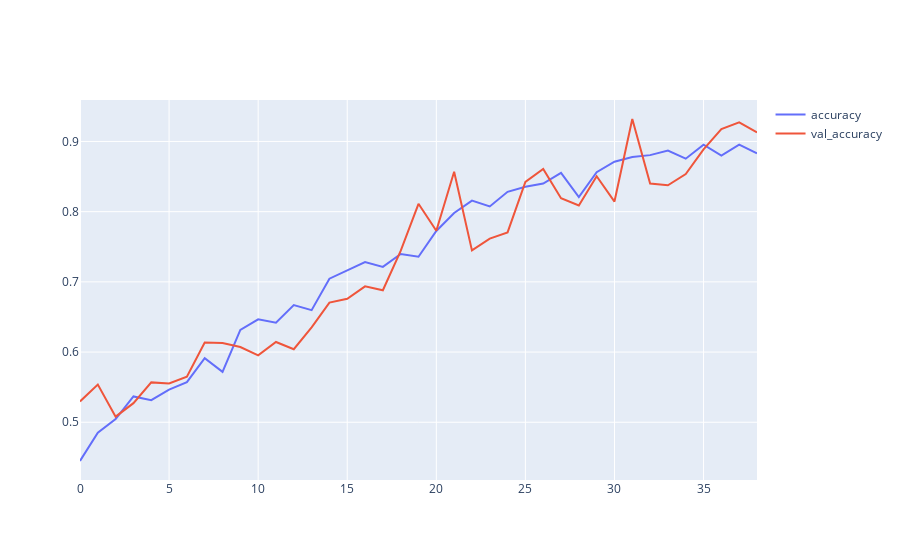
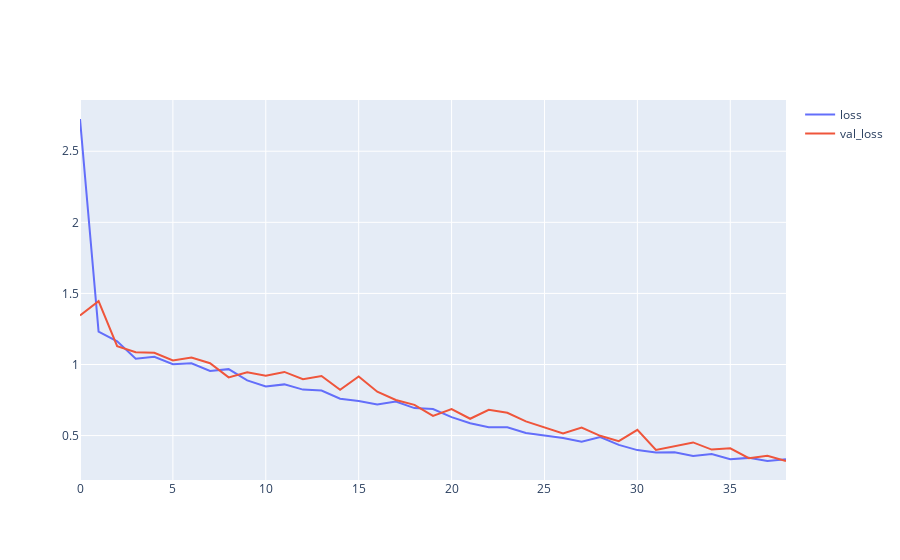

Notebook cell for these charts, in order:
### Code cell
def draw_history(history):
    fig1 = go.Figure()
    fig1.add_trace(go.Scatter(x=history.epoch, y=history.history['accuracy'], name="accuracy"))
    fig1.add_trace(go.Scatter(x=history.epoch, y=history.history['val_accuracy'], name="val_accuracy"))
    fig1.show()

    fig2 = go.Figure()
    fig2.add_trace(go.Scatter(x=history.epoch, y=history.history['loss'], name="loss"))
    fig2.add_trace(go.Scatter(x=history.epoch, y=history.history['val_loss'], name="val_loss"))
    fig2.show()


draw_history(history)
